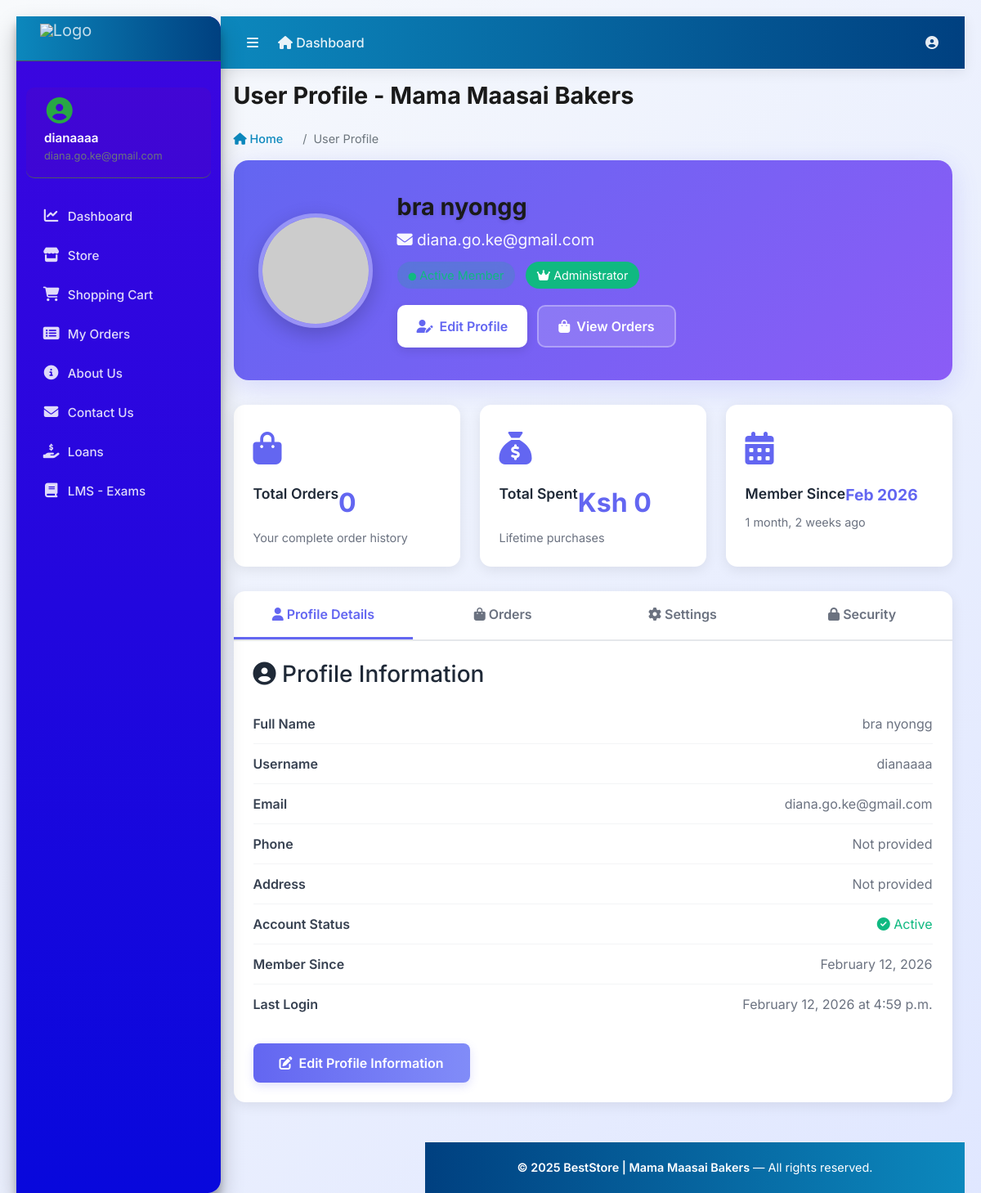
/accounts/profile/ (signed in), run on an earlier commit of the app's database.
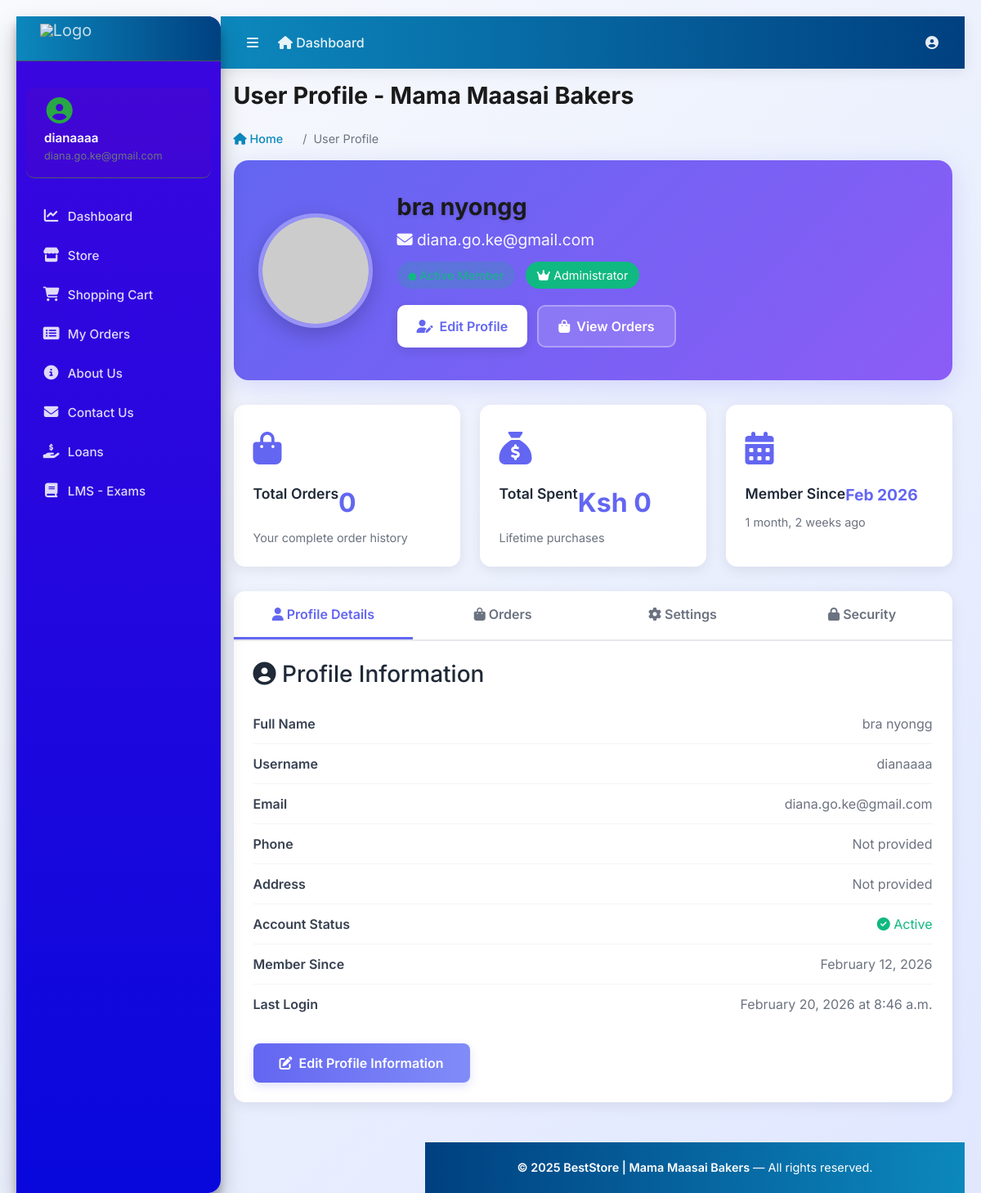
And on a later commit of the database.
### accounts/models.py (models this page shows, shortened)
class Account(AbstractUser):
    ROLE_CHOICES = (
        ('admin', 'Admin'),
        ('finance', 'Finance'),
        ('user', 'User'),
    )
    role = models.CharField(max_length=20, choices=ROLE_CHOICES, default='user')
    first_name = models.CharField(max_length=50)
    last_name = models.CharField(max_length=50)
    username = models.CharField(max_length=50, unique=True)
    email = models.EmailField(max_length=100, unique=True)
    phone_number = models.CharField(max_length=50, blank=True, null=True)
    groups = models.ManyToManyField(
        Group,
        related_name="custom_user_set",
        blank=True,
        help_text="The groups this user belongs to.",
        verbose_name="groups",
    )
    user_permissions = models.ManyToManyField(
        Permission,
        related_name="custom_user_permissions_set",
        blank=True,
        help_text="Specific permissions for this user.",
        verbose_name="user permissions",
    )
    date_joined = models.DateTimeField(auto_now_add=True)
    last_login = models.DateTimeField(auto_now_add=True)
    is_admin = models.BooleanField(default=False)
    is_staff = models.BooleanField(default=False)
    is_superuser = models.BooleanField(default=False)
    is_active = models.BooleanField(default=False)
    is_superadmin = models.BooleanField(default=False)
    USERNAME_FIELD = 'email'
    REQUIRED_FIELDS = ['username', 'first_name', 'last_name']
    objects = MyAccountManager()

### accounts/views.py (the view)
# urls.py: path('profile/', views.profile, name='profile'),
@login_required
def profile(request):
    userprofile = getattr(request.user, 'userprofile', None)
    context = {
        'user': request.user,
        'userprofile': userprofile,
    }
    return render(request, 'accounts/profile.html', context)

### carts/context_processors.py (called while the page is built)
def counter(request):
    cart_count = 0
    if 'admin' in request.path:
        return {}
    else:
        try:
            cart = Cart.objects.filter(cart_id=_cart_id(request))
            if request.user.is_authenticated:
                cart_items = CartItem.objects.all().filter(user=request.user)
            else:
                cart_items = CartItem.objects.all().filter(cart=cart[:1])
            for cart_item in cart_items:
                cart_count += cart_item.quantity
        except Cart.DoesNotExist:
            cart_count = 0
    return dict(cart_count=cart_count)

### carts/views.py (called while the page is built)
def _cart_id(request):
    cart = request.session.session_key
    if not cart:
        cart = request.session.create()
    return cart

### category/context_processors.py (called while the page is built)
def menu_links(request):
    links = Category.objects.all()
    return dict(links=links)

### templates/accounts/profile.html (shortened to what the changed rows need)
{% extends "base.html" %}
{% block page_title %}User Profile - Mama Maasai Bakers{% endblock %}
{% load static %}
{% block content %}
<!DOCTYPE html>
<html lang="en">
<head>
    <link rel="stylesheet" href="https://cdnjs.cloudflare.com/ajax/libs/font-awesome/6.4.0/css/all.min.css">
</head>
<body>
    <div class="profile-wrapper">
        <div class="profile-header">
            <div class="profile-info">
                <h1 class="profile-name">{{ user.get_full_name }}</h1>
                <p class="profile-email">
                    <i class="fas fa-envelope"></i> {{ user.email }}
                </p>
                <div style="margin-bottom: 12px;">
                    <span class="profile-badge status-badge">
                    </span>
                    {% if user.is_superuser %}
                        <span class="profile-badge status-active">
                        </span>
                    {% endif %}
                </div>
                <div class="profile-actions">
                    <button class="btn btn-primary" onclick="switchTab('profile-details')">
                    </button>
                    <button class="btn btn-secondary" onclick="switchTab('orders')">
                    </button>
                </div>
            </div>
        </div>
        <div class="profile-grid">
            <div class="profile-card">
                <div class="card-icon"><i class="fas fa-calendar-alt"></i></div>
                <div class="card-title">Member Since</div>
                <div class="card-value" style="font-size: 1.2rem;">{{ user.date_joined|date:"M Y" }}</div>
                <div class="card-description">{{ user.date_joined|timesince }} ago</div>
            </div>
        </div>
        <div class="profile-tabs">
            <div id="profile-details" class="tab-content active">
                <ul class="details-list">
                    <li class="details-item">
                        <span class="details-label">Full Name</span>
                        <span class="details-value">{{ user.get_full_name|default:"Not provided" }}</span>
                    </li>
                    <li class="details-item">
                        <span class="details-label">Username</span>
                        <span class="details-value">{{ user.username }}</span>
                    </li>
                    <li class="details-item">
                        <span class="details-label">Email</span>
                        <span class="details-value">{{ user.email }}</span>
                    </li>
                    <li class="details-item">
                        <span class="details-label">Phone</span>
                        <span class="details-value">{{ user.phone_number|default:"Not provided" }}</span>
                    </li>
                    <li class="details-item">
                        <span class="details-label">Member Since</span>
                        <span class="details-value">{{ user.date_joined|date:"F j, Y" }}</span>
                    </li>
                    <li class="details-item">
                        <span class="details-label">Last Login</span>
                        <span class="details-value">
                            {% if user.last_login %}
                                {{ user.last_login|date:"F j, Y \a\t g:i a" }}
                            {% else %}
                                Never
                            {% endif %}
                        </span>
                    </li>
                </ul>
            </div>
        </div>
    </div>
</body>
</html>
{% endblock %}

### templates/base.html (shortened to what the changed rows need)
{% load static %}
<!DOCTYPE html>
<html lang="en-us">
<head>
    <link rel="stylesheet" href="https://cdnjs.cloudflare.com/ajax/libs/font-awesome/6.4.0/css/all.min.css">
    <link rel="stylesheet" href="{% static 'vendor/bootstrap/css/bootstrap.min.css' %}">
    <link rel="stylesheet" href="{% static 'vendor/adminlte/css/adminlte.min.css' %}">
</head>
<body class="hold-transition sidebar-mini">
<div class="wrapper">
    <aside class="main-sidebar elevation-4 sidebar-dark-primary">
        <div class="sidebar">
            <div class="user-panel mt-3 pb-3 mb-3">
                <div class="info">
                    <a href="{% url 'profile' %}" class="d-block">{{ user.username|default:"Guest" }}</a>
                    <small class="text-muted">{{ user.email|default:"" }}</small>
                </div>
            </div>
        </div>
    </aside>
    <div class="content-wrapper">
        <div class="content">
            <div class="container-fluid">
                <div class="row mb-4">
                    <div class="col-12">
                        <div class="d-flex justify-content-between align-items-center">
                            <div>
                                <h1 class="m-0">{% block page_title %}Dashboard{% endblock %}</h1>
                            </div>
                        </div>
                    </div>
                </div>
            </div>
        </div>
        <div class="content">
            <div class="container-fluid">
                {% block content %}{% endblock %}
            </div>
        </div>
    </div>
</div>
</body>
</html>

What changed in the data, as far as the page shows it:
changed Account "bra nyongg": last_login "February 12, 2026 at 4:59 p.m." → "February 20, 2026 at 8:46 a.m."
